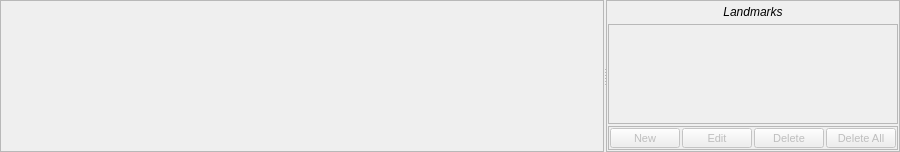
         <widget class="QSplitter" name="moving_splitter">
          <property name="orientation">
           <enum>Qt::Horizontal</enum>
          </property>
          <property name="handleWidth">
           <number>2</number>
          </property>
          <property name="childrenCollapsible">
           <bool>true</bool>
          </property>
          <widget class="QFrame" name="moving_vps_frame">
           <property name="frameShape">
            <enum>QFrame::StyledPanel</enum>
           </property>
           <property name="frameShadow">
            <enum>QFrame::Raised</enum>
           </property>
           <layout class="QHBoxLayout" name="horizontalLayout_19">
            <property name="spacing">
             <number>1</number>
            </property>
            <property name="leftMargin">
             <number>0</number>
            </property>
            <property name="topMargin">
             <number>0</number>
            </property>
            <property name="rightMargin">
             <number>0</number>
            </property>
            <property name="bottomMargin">
             <number>0</number>
            </property>
            <item>
             <widget class="QFrame" name="moving_vp_frame_0">
              <property name="sizePolicy">
               <sizepolicy hsizetype="MinimumExpanding" vsizetype="MinimumExpanding">
                <horstretch>0</horstretch>
                <verstretch>0</verstretch>
               </sizepolicy>
              </property>
              <property name="minimumSize">
               <size>
                <width>200</width>
                <height>150</height>
               </size>
              </property>
              <layout class="QVBoxLayout" name="moving_viewport_layout_0">
               <property name="spacing">
                <number>2</number>
               </property>
               <property name="leftMargin">
                <number>0</number>
               </property>
               <property name="topMargin">
                <number>0</number>
               </property>
               <property name="rightMargin">
                <number>0</number>
               </property>
               <property name="bottomMargin">
                <number>0</number>
               </property>
              </layout>
             </widget>
            </item>
            <item>
             <widget class="QFrame" name="moving_vp_frame_1">
              <property name="sizePolicy">
               <sizepolicy hsizetype="MinimumExpanding" vsizetype="MinimumExpanding">
                <horstretch>0</horstretch>
                <verstretch>0</verstretch>
               </sizepolicy>
              </property>
              <property name="minimumSize">
               <size>
                <width>200</width>
                <height>150</height>
               </size>
              </property>
              <layout class="QVBoxLayout" name="verticalLayout">
               <property name="spacing">
                <number>2</number>
               </property>
               <property name="leftMargin">
                <number>0</number>
               </property>
               <property name="topMargin">
                <number>0</number>
               </property>
               <property name="rightMargin">
                <number>0</number>
               </property>
               <property name="bottomMargin">
                <number>0</number>
               </property>
              </layout>
             </widget>
            </item>
            <item>
             <widget class="QFrame" name="moving_vp_frame_2">
              <property name="sizePolicy">
               <sizepolicy hsizetype="MinimumExpanding" vsizetype="MinimumExpanding">
                <horstretch>0</horstretch>
                <verstretch>0</verstretch>
               </sizepolicy>
              </property>
              <property name="minimumSize">
               <size>
                <width>200</width>
                <height>150</height>
               </size>
              </property>
              <layout class="QVBoxLayout" name="moving_viewport_layout_2">
               <property name="spacing">
                <number>2</number>
               </property>
               <property name="leftMargin">
                <number>0</number>
               </property>
               <property name="topMargin">
                <number>0</number>
               </property>
               <property name="rightMargin">
                <number>0</number>
               </property>
               <property name="bottomMargin">
                <number>0</number>
               </property>
              </layout>
             </widget>
            </item>
           </layout>
          </widget>
          <widget class="QFrame" name="moving_lm_table_frame">
           <property name="sizePolicy">
            <sizepolicy hsizetype="Preferred" vsizetype="Preferred">
             <horstretch>0</horstretch>
             <verstretch>0</verstretch>
            </sizepolicy>
           </property>
           <property name="frameShape">
            <enum>QFrame::StyledPanel</enum>
           </property>
           <property name="frameShadow">
            <enum>QFrame::Raised</enum>
           </property>
           <layout class="QVBoxLayout" name="verticalLayout_17" stretch="0,1,0">
            <property name="spacing">
             <number>2</number>
            </property>
            <property name="leftMargin">
             <number>1</number>
            </property>
            <property name="topMargin">
             <number>1</number>
            </property>
            <property name="rightMargin">
             <number>1</number>
            </property>
            <property name="bottomMargin">
             <number>1</number>
            </property>
            <item>
             <widget class="QLabel" name="label_3">
              <property name="sizePolicy">
               <sizepolicy hsizetype="Preferred" vsizetype="Fixed">
                <horstretch>0</horstretch>
                <verstretch>0</verstretch>
               </sizepolicy>
              </property>
              <property name="minimumSize">
               <size>
                <width>0</width>
                <height>20</height>
               </size>
              </property>
              <property name="maximumSize">
               <size>
                <width>16777215</width>
                <height>20</height>
               </size>
              </property>
              <property name="font">
               <font>
                <family>Segoe UI</family>
                <pointsize>9</pointsize>
                <italic>true</italic>
               </font>
              </property>
              <property name="text">
               <string>Landmarks</string>
              </property>
              <property name="alignment">
               <set>Qt::AlignCenter</set>
              </property>
             </widget>
            </item>
            <item>
             <widget class="QFrame" name="mv_tbl_frame">
              <property name="frameShape">
               <enum>QFrame::StyledPanel</enum>
              </property>
              <property name="frameShadow">
               <enum>QFrame::Raised</enum>
              </property>
              <layout class="QVBoxLayout" name="verticalLayout_19">
               <property name="spacing">
                <number>0</number>
               </property>
               <property name="leftMargin">
                <number>0</number>
               </property>
               <property name="topMargin">
                <number>0</number>
               </property>
               <property name="rightMargin">
                <number>0</number>
               </property>
               <property name="bottomMargin">
                <number>0</number>
               </property>
              </layout>
             </widget>
            </item>
            <item>
             <widget class="QFrame" name="frame">
              <property name="sizePolicy">
               <sizepolicy hsizetype="Preferred" vsizetype="Fixed">
                <horstretch>0</horstretch>
                <verstretch>0</verstretch>
               </sizepolicy>
              </property>
              <property name="minimumSize">
               <size>
                <width>0</width>
                <height>24</height>
               </size>
              </property>
              <property name="maximumSize">
               <size>
                <width>16777215</width>
                <height>24</height>
               </size>
              </property>
              <property name="frameShape">
               <enum>QFrame::StyledPanel</enum>
              </property>
              <property name="frameShadow">
               <enum>QFrame::Raised</enum>
              </property>
              <layout class="QHBoxLayout" name="horizontalLayout">
               <property name="spacing">
                <number>2</number>
               </property>
               <property name="leftMargin">
                <number>1</number>
               </property>
               <property name="topMargin">
                <number>1</number>
               </property>
               <property name="rightMargin">
                <number>1</number>
               </property>
               <property name="bottomMargin">
                <number>1</number>
               </property>
               <item>
                <widget class="QPushButton" name="moving_lm_new_cancel_button">
                 <property name="enabled">
                  <bool>false</bool>
                 </property>
                 <property name="sizePolicy">
                  <sizepolicy hsizetype="Fixed" vsizetype="Fixed">
                   <horstretch>0</horstretch>
                   <verstretch>0</verstretch>
                  </sizepolicy>
                 </property>
                 <property name="minimumSize">
                  <size>
                   <width>70</width>
                   <height>20</height>
                  </size>
                 </property>
                 <property name="maximumSize">
                  <size>
                   <width>70</width>
                   <height>20</height>
                  </size>
                 </property>
                 <property name="font">
                  <font>
                   <family>Segoe UI</family>
                   <pointsize>8</pointsize>
                  </font>
                 </property>
                 <property name="text">
                  <string>New</string>
                 </property>
                </widget>
               </item>
               <item>
                <widget class="QPushButton" name="moving_lm_edit_cancel_button">
                 <property name="enabled">
                  <bool>false</bool>
                 </property>
                 <property name="sizePolicy">
                  <sizepolicy hsizetype="Fixed" vsizetype="Fixed">
                   <horstretch>0</horstretch>
                   <verstretch>0</verstretch>
                  </sizepolicy>
                 </property>
                 <property name="minimumSize">
                  <size>
                   <width>70</width>
                   <height>20</height>
                  </size>
                 </property>
                 <property name="maximumSize">
                  <size>
                   <width>70</width>
                   <height>20</height>
                  </size>
                 </property>
                 <property name="font">
                  <font>
                   <pointsize>8</pointsize>
                  </font>
                 </property>
                 <property name="text">
                  <string>Edit</string>
                 </property>
                </widget>
               </item>
               <item>
                <widget class="QPushButton" name="moving_lm_delete_done_button">
                 <property name="enabled">
                  <bool>false</bool>
                 </property>
                 <property name="sizePolicy">
                  <sizepolicy hsizetype="Fixed" vsizetype="Fixed">
                   <horstretch>0</horstretch>
                   <verstretch>0</verstretch>
                  </sizepolicy>
                 </property>
                 <property name="minimumSize">
                  <size>
                   <width>70</width>
                   <height>20</height>
                  </size>
                 </property>
                 <property name="maximumSize">
                  <size>
                   <width>70</width>
                   <height>20</height>
                  </size>
                 </property>
                 <property name="font">
                  <font>
                   <family>Segoe UI</family>
                   <pointsize>8</pointsize>
                  </font>
                 </property>
                 <property name="text">
                  <string>Delete</string>
                 </property>
                </widget>
               </item>
               <item>
                <widget class="QPushButton" name="moving_lm_delete_all_button">
                 <property name="enabled">
                  <bool>false</bool>
                 </property>
                 <property name="sizePolicy">
                  <sizepolicy hsizetype="Fixed" vsizetype="Fixed">
                   <horstretch>0</horstretch>
                   <verstretch>0</verstretch>
                  </sizepolicy>
                 </property>
                 <property name="minimumSize">
                  <size>
                   <width>70</width>
                   <height>20</height>
                  </size>
                 </property>
                 <property name="maximumSize">
                  <size>
                   <width>70</width>
                   <height>20</height>
                  </size>
                 </property>
                 <property name="font">
                  <font>
                   <pointsize>8</pointsize>
                  </font>
                 </property>
                 <property name="text">
                  <string>Delete All</string>
                 </property>
                </widget>
               </item>
               <item>
                <spacer name="horizontalSpacer_3">
                 <property name="orientation">
                  <enum>Qt::Horizontal</enum>
                 </property>
                 <property name="sizeHint" stdset="0">
                  <size>
                   <width>40</width>
                   <height>20</height>
                  </size>
                 </property>
                </spacer>
               </item>
              </layout>
             </widget>
            </item>
           </layout>
          </widget>
         </widget>
